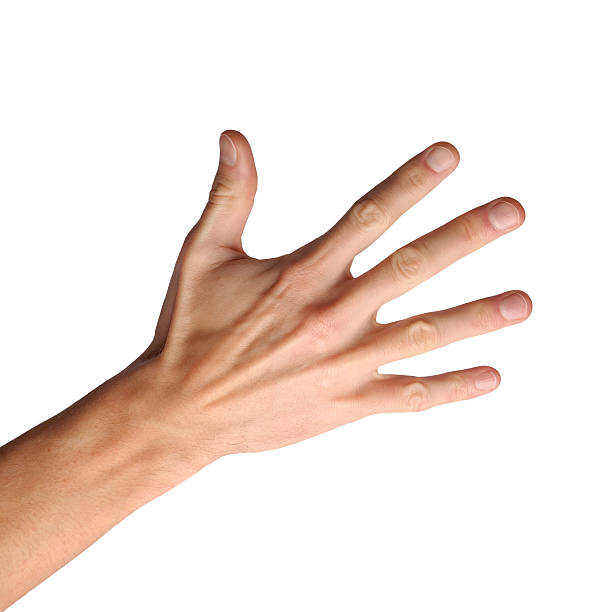
//> input picture Proj/code/computer-vision/convex-hull/resources/hand.jpg, 612 x 612 px
$ ./main-old resources/hand.jpg   (built with g++ and OpenCV 4)
//> lines starting //> are read from the running program, lines starting //| are printed output that depends on the picture; after the words box and inside, x2 and y2 are one past the last pixel; in counts of white or black regions, pixels touching at a corner belong together
#include "opencv2/imgcodecs.hpp"
#include "opencv2/highgui.hpp"
#include "opencv2/imgproc.hpp"
#include <iostream>
using namespace cv;
using namespace std;
Mat src_gray;
int thresh = 100;
RNG rng(12345);
void thresh_callback(int, void* );
int main( int argc, char** argv )
{
    CommandLineParser parser( argc, argv, "{@input | stuff.jpg | input image}" );
    Mat src = imread( samples::findFile( parser.get<String>( "@input" ) ) );
//> src is the input picture: 612 rows x 612 cols, CV_8UC3; mean B, G, R 221.7, 228.7, 242.5
    if( src.empty() )
    {
        cout << "Could not open or find the image!\n" << endl;
        cout << "Usage: " << argv[0] << " <Input image>" << endl;
        return -1;
    }
    cvtColor( src, src_gray, COLOR_BGR2GRAY );
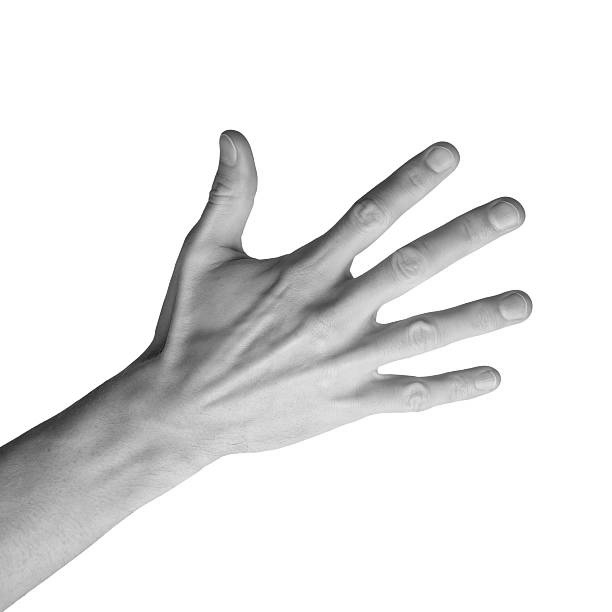
//> src_gray: 612 rows x 612 cols, CV_8UC1; min 18, max 255, mean 232
    blur( src_gray, src_gray, Size(3,3) );
    const char* source_window = "Source";
    namedWindow( source_window );
    imshow( source_window, src );
    const int max_thresh = 255;
    createTrackbar( "Canny thresh:", source_window, &thresh, max_thresh, thresh_callback );
    thresh_callback( 0, 0 );
    waitKey();
    return 0;
}
void thresh_callback(int, void* )
{
    Mat canny_output;
    Canny( src_gray, canny_output, thresh, thresh*2 );
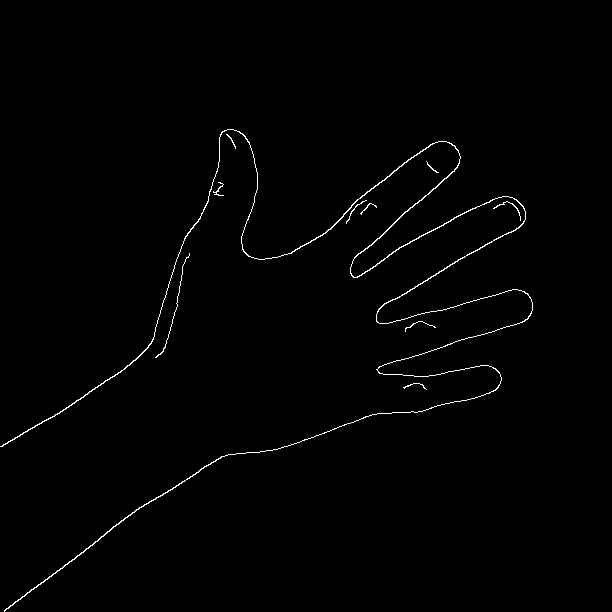
//> canny_output: 612 rows x 612 cols, CV_8UC1; 0.87% white in thin lines or dots, all inside (x1, y1, x2, y2) = (0, 129, 533, 612)
    vector<vector<Point> > contours;
    findContours( canny_output, contours, RETR_TREE, CHAIN_APPROX_SIMPLE );
//> contours = 10 contours, 9 with area under 20; largest, box (x1, y1, x2, y2) and area: (0, 129, 533, 612) 720
    vector<vector<Point> >hull( contours.size() );
//> hull = 10 empty contours
    for( size_t i = 0; i < contours.size(); i++ )
    {
        convexHull( contours[i], hull[i] );
    }
//> this loop made 10 passes
    Mat drawing = Mat::zeros( canny_output.size(), CV_8UC3 );
    for( size_t i = 0; i< contours.size(); i++ )
    {
        Scalar color = Scalar( rng.uniform(0, 256), rng.uniform(0,256), rng.uniform(0,256) );
        drawContours( drawing, contours, (int)i, color );
        drawContours( drawing, hull, (int)i, color );
    }
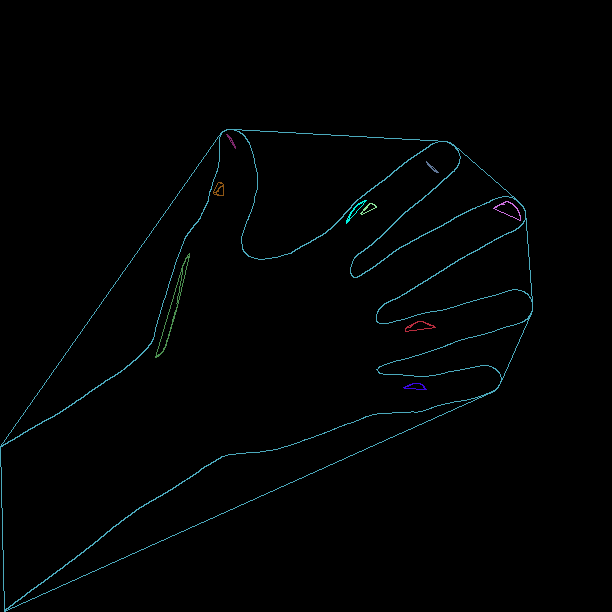
//> drawing: 612 rows x 612 cols, CV_8UC3; mean B, G, R 2.4, 2.2, 1.1
    imshow( "Hull demo", drawing );
}
